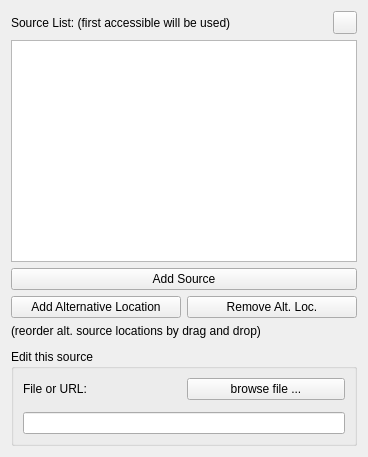
<?xml version="1.0" encoding="UTF-8"?>
<ui version="4.0">
 <class>SourceListEditor</class>
 <widget class="QWidget" name="SourceListEditor">
  <property name="geometry">
   <rect>
    <x>0</x>
    <y>0</y>
    <width>368</width>
    <height>457</height>
   </rect>
  </property>
  <property name="windowTitle">
   <string>Form</string>
  </property>
  <layout class="QGridLayout" name="gridLayout">
   <item row="2" column="0" colspan="2">
    <widget class="QListWidget" name="lstSources">
     <property name="sizePolicy">
      <sizepolicy hsizetype="Preferred" vsizetype="Expanding">
       <horstretch>0</horstretch>
       <verstretch>0</verstretch>
      </sizepolicy>
     </property>
     <property name="toolTip">
      <string>&lt;!DOCTYPE HTML PUBLIC &quot;-//W3C//DTD HTML 4.0//EN&quot; &quot;http://www.w3.org/TR/REC-html40/strict.dtd&quot;&gt;
&lt;html&gt;&lt;head&gt;&lt;meta name=&quot;qrichtext&quot; content=&quot;1&quot; /&gt;&lt;style type=&quot;text/css&quot;&gt;
p, li { white-space: pre-wrap; }
&lt;/style&gt;&lt;/head&gt;&lt;body style=&quot; font-family:'Lucida Grande'; font-size:13pt; font-weight:400; font-style:normal;&quot;&gt;
&lt;p style=&quot; margin-top:0px; margin-bottom:0px; margin-left:0px; margin-right:0px; -qt-block-indent:0; text-indent:0px;&quot;&gt;List of sources to collect bibliographic entries. Reorder entries by &lt;span style=&quot; font-weight:600;&quot;&gt;Drag&amp;amp;Drop&lt;/span&gt;. Remember that the &lt;em&gt;first&lt;/em&gt; existing file of &lt;em&gt;each&lt;/em&gt; source list will be read.&lt;/p&gt;&lt;/body&gt;&lt;/html&gt;</string>
     </property>
     <property name="editTriggers">
      <set>QAbstractItemView::NoEditTriggers</set>
     </property>
     <property name="dragDropMode">
      <enum>QAbstractItemView::InternalMove</enum>
     </property>
    </widget>
   </item>
   <item row="9" column="0" colspan="2">
    <widget class="QGroupBox" name="gbxEditSource">
     <property name="title">
      <string>Edit this source</string>
     </property>
     <layout class="QGridLayout" name="gridLayout_2">
      <property name="verticalSpacing">
       <number>12</number>
      </property>
      <item row="0" column="0">
       <widget class="QLabel" name="lblFile">
        <property name="text">
         <string>File or URL:</string>
        </property>
       </widget>
      </item>
      <item row="1" column="0" colspan="2">
       <widget class="QLineEdit" name="txtFile"/>
      </item>
      <item row="0" column="1">
       <widget class="QPushButton" name="btnBrowse">
        <property name="text">
         <string>browse file ...</string>
        </property>
       </widget>
      </item>
     </layout>
    </widget>
   </item>
   <item row="8" column="0">
    <spacer name="verticalSpacer">
     <property name="orientation">
      <enum>Qt::Vertical</enum>
     </property>
     <property name="sizeType">
      <enum>QSizePolicy::Fixed</enum>
     </property>
     <property name="sizeHint" stdset="0">
      <size>
       <width>10</width>
       <height>5</height>
      </size>
     </property>
    </spacer>
   </item>
   <item row="7" column="0" colspan="2">
    <widget class="QLabel" name="label_2">
     <property name="text">
      <string>(reorder alt. source locations by drag and drop)</string>
     </property>
    </widget>
   </item>
   <item row="1" column="0" colspan="2">
    <layout class="QHBoxLayout" name="horizontalLayout">
     <item>
      <widget class="QLabel" name="label">
       <property name="text">
        <string>Source List: (first accessible will be used)</string>
       </property>
      </widget>
     </item>
     <item>
      <widget class="QToolButton" name="btnAddFavorite">
       <property name="toolTip">
        <string>Add this source list to your favorites</string>
       </property>
       <property name="icon">
        <iconset resource="bibolamazi_res.qrc">
         <normaloff>:/pic/bookmark.png</normaloff>:/pic/bookmark.png</iconset>
       </property>
      </widget>
     </item>
    </layout>
   </item>
   <item row="4" column="0">
    <widget class="QPushButton" name="btnAddSourceAltLoc">
     <property name="text">
      <string>Add Alternative Location</string>
     </property>
    </widget>
   </item>
   <item row="4" column="1">
    <widget class="QPushButton" name="btnRemoveSourceAltLoc">
     <property name="text">
      <string>Remove Alt. Loc.</string>
     </property>
    </widget>
   </item>
   <item row="3" column="0" colspan="2">
    <widget class="QPushButton" name="btnAddSource">
     <property name="text">
      <string>Add Source</string>
     </property>
    </widget>
   </item>
  </layout>
 </widget>
 <resources>
  <include location="bibolamazi_res.qrc"/>
 </resources>
 <connections/>
</ui>
